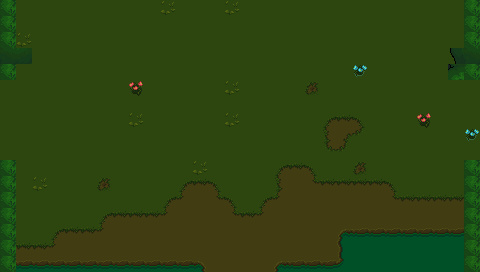

Below is a game level as drawn by its tile map, then a one-line description and the .tmx file that defines it, in full:
An orthogonal 30x17 tile map with 16x16 px tiles, 2 tile layers (Base, Ground), 1 hidden layer not drawn and 2 objects (2x Entrance).

<map version="1.5" tiledversion="1.6.0" orientation="orthogonal" renderorder="right-down" width="30" height="17" tilewidth="16" tileheight="16" infinite="0" nextlayerid="22" nextobjectid="52">
 <properties>
  <property name="MapType" value="Town" />
  <property name="Outside" type="bool" value="true" />
  <property name="ResourcesMinMax" value="30-60" />
 </properties>
 <tileset firstgid="1" source="../Tilesets/tilesetManorGrounds.tsx" />
 <layer id="19" name="Base" width="30" height="17">
  <data encoding="csv">
246,289,289,27,27,205,27,289,27,289,283,289,27,289,283,289,27,27,205,205,205,289,289,27,205,205,289,289,205,246,
246,27,289,289,205,289,27,205,205,289,27,27,205,205,27,289,27,289,289,27,27,205,289,27,205,27,289,205,27,246,
246,283,27,27,27,205,205,205,205,289,289,205,205,27,289,27,289,27,205,289,27,205,27,27,205,27,289,27,205,246,
246,27,289,27,27,27,27,289,289,205,205,289,205,205,205,289,205,27,289,289,205,27,205,205,27,27,289,27,27,246,
246,27,27,27,27,27,27,27,289,205,205,289,289,27,205,289,205,27,27,27,205,205,36,27,27,289,27,289,27,246,
289,27,289,205,289,27,205,289,77,27,289,205,205,205,283,289,289,27,289,289,27,289,205,27,205,289,27,27,205,205,
205,27,289,205,27,27,27,289,27,27,27,27,205,289,27,289,289,205,205,289,205,205,27,27,205,289,205,289,27,27,
27,289,289,27,27,289,289,289,283,205,289,27,205,205,283,289,205,205,205,205,27,205,27,205,27,27,77,27,289,289,
205,205,205,27,27,27,27,289,289,27,205,205,205,27,205,27,27,205,27,289,289,205,27,289,27,289,27,205,289,36,
289,27,205,27,289,205,27,27,205,205,289,205,289,205,289,289,289,27,205,205,289,289,27,289,205,27,27,289,27,27,
246,27,205,205,27,289,27,205,27,205,205,205,283,205,289,27,283,205,205,27,205,205,289,289,205,27,27,27,27,246,
246,27,283,289,205,289,27,27,289,27,289,205,27,27,289,205,27,205,27,289,27,27,205,27,289,205,205,27,27,246,
246,27,27,289,205,289,289,289,289,27,205,289,289,27,27,205,27,205,289,27,27,27,205,27,289,289,27,27,27,246,
246,27,205,289,27,27,205,205,27,27,289,289,289,289,289,289,205,289,205,205,27,205,205,205,27,289,289,205,27,246,
246,27,27,289,289,27,27,205,289,205,205,205,289,289,205,205,27,205,27,289,27,205,27,289,27,205,27,289,27,246,
246,27,289,205,27,289,27,27,289,205,289,289,289,289,27,289,27,205,205,27,205,289,205,205,27,289,27,289,27,246,
246,246,246,246,246,246,246,246,246,246,246,246,246,27,289,27,27,246,246,246,246,246,246,246,246,246,246,246,246,246
</data>
 </layer>
 <layer id="20" name="Ground" width="30" height="17">
  <data encoding="csv">
41,222,223,221,222,223,221,222,223,221,222,223,224,225,0,0,0,219,220,221,222,223,221,222,223,221,222,223,221,41,
41,247,248,246,247,248,246,247,248,246,247,248,249,250,0,0,0,244,245,246,247,248,246,247,248,246,247,248,246,41,
41,272,273,271,272,273,271,272,273,271,272,273,274,275,0,0,0,269,270,271,272,273,271,272,273,271,272,273,271,41,
66,67,0,0,0,0,0,0,0,0,0,0,0,0,0,0,0,0,0,0,0,0,0,0,0,0,0,0,65,66,
44,200,0,0,0,0,0,0,0,0,0,0,0,0,0,0,0,0,0,0,0,0,0,0,0,0,0,0,194,44,
224,225,0,0,0,0,0,0,0,0,0,0,0,0,0,0,0,0,0,157,0,0,0,0,0,0,0,0,219,220,
249,250,0,0,0,0,0,0,0,0,0,0,0,0,0,0,0,0,0,0,0,0,0,0,0,0,0,0,244,245,
274,275,0,0,0,0,0,0,0,0,0,0,0,0,0,0,0,0,0,0,176,177,178,0,0,0,0,0,269,270,
0,0,0,0,0,0,0,0,0,0,0,0,0,0,0,0,0,0,0,0,201,179,228,0,0,0,0,0,0,0,
0,0,0,0,0,0,0,0,0,0,0,0,0,0,0,0,0,0,0,0,226,228,205,0,0,0,0,0,0,0,
41,0,0,0,0,0,0,0,0,0,0,0,0,0,205,205,205,176,177,178,0,0,157,0,0,0,0,0,0,41,
41,0,0,0,0,0,157,0,0,0,0,176,177,178,205,205,205,206,202,229,177,177,177,177,178,0,0,0,0,41,
41,0,0,0,0,0,0,0,0,0,176,231,202,229,178,205,176,231,202,202,202,202,202,202,229,177,177,177,177,41,
41,130,130,130,130,130,176,177,177,177,231,202,202,202,229,177,231,202,202,202,202,202,202,202,202,202,202,202,202,41,
41,130,130,176,177,177,231,202,202,202,202,202,202,202,202,202,202,202,202,202,202,182,183,183,183,183,183,183,183,41,
41,177,177,231,202,202,202,202,202,202,202,202,202,202,202,202,202,202,202,202,202,212,208,208,208,208,208,208,208,41,
41,183,183,183,183,183,183,183,183,183,183,183,184,202,202,202,202,182,183,183,183,237,208,208,208,208,208,208,208,41
</data>
 </layer>
 <layer id="21" name="Upper" width="30" height="17" visible="0">
  <data encoding="csv">
0,42,0,0,0,0,0,0,0,0,0,0,0,0,0,0,0,0,0,0,0,0,0,0,0,0,0,0,40,0,
0,42,0,0,0,0,0,0,0,0,0,0,0,0,0,0,0,0,0,0,0,0,0,0,0,0,0,0,40,0,
0,42,0,0,0,0,0,0,0,0,0,0,0,0,0,0,0,0,0,0,0,0,0,0,0,0,0,0,40,0,
0,0,0,0,0,0,0,0,0,0,0,0,0,0,0,0,0,0,0,0,0,0,0,0,0,0,0,0,0,0,
0,0,0,0,0,0,0,0,0,0,0,0,0,0,0,0,0,0,0,0,0,0,0,0,0,0,0,0,0,0,
0,0,0,0,0,0,0,0,0,0,0,0,0,0,0,0,0,0,0,0,0,0,0,0,0,0,0,0,0,0,
0,0,0,0,0,0,0,0,0,0,0,0,0,0,0,0,0,0,0,0,0,0,0,0,0,0,0,0,0,0,
0,0,0,0,0,0,0,0,0,0,0,0,0,0,0,0,0,0,0,0,0,0,0,0,0,0,0,0,0,0,
0,0,0,0,0,0,0,0,0,0,0,0,0,0,0,0,0,0,0,0,0,0,0,0,0,0,0,0,0,0,
16,17,0,0,0,0,0,0,0,0,0,0,0,0,0,0,0,0,0,0,0,0,0,0,0,0,0,0,15,16,
0,42,0,0,0,0,0,0,0,0,0,0,0,0,0,0,0,0,0,0,0,0,0,0,0,0,0,0,40,0,
0,42,0,0,0,0,0,0,0,0,0,0,0,0,0,0,0,0,0,0,0,0,0,0,0,0,0,0,40,0,
0,42,0,0,0,0,0,0,0,0,0,0,0,0,0,0,0,0,0,0,0,0,0,0,0,0,0,0,40,0,
0,42,0,0,0,0,0,0,0,0,0,0,0,0,0,0,0,0,0,0,0,0,0,0,0,0,0,0,40,0,
0,42,0,0,0,0,0,0,0,0,0,0,0,0,0,0,0,0,0,0,0,0,0,0,0,0,0,0,40,0,
0,116,0,0,0,0,0,0,0,0,0,0,0,0,0,0,0,0,0,0,0,0,0,0,0,0,0,0,117,0,
0,116,0,0,0,0,0,0,0,0,0,0,0,0,0,0,0,0,0,0,0,0,0,0,0,0,0,0,117,0
</data>
 </layer>
 <objectgroup id="4" name="Travel">
  <object id="50" name="Entrance" x="224" y="0" width="48" height="4">
   <properties>
    <property name="EntranceDir" value="Down" />
    <property name="Map" value="mapTown" />
   </properties>
  </object>
  <object id="51" name="Entrance" x="208" y="268" width="48" height="4">
   <properties>
    <property name="EntranceDir" value="Up" />
    <property name="Map" value="mapSwamp_03" />
   </properties>
  </object>
 </objectgroup>
 <objectgroup id="5" name="MapObject" />
 <objectgroup id="6" name="Character" />
</map>
